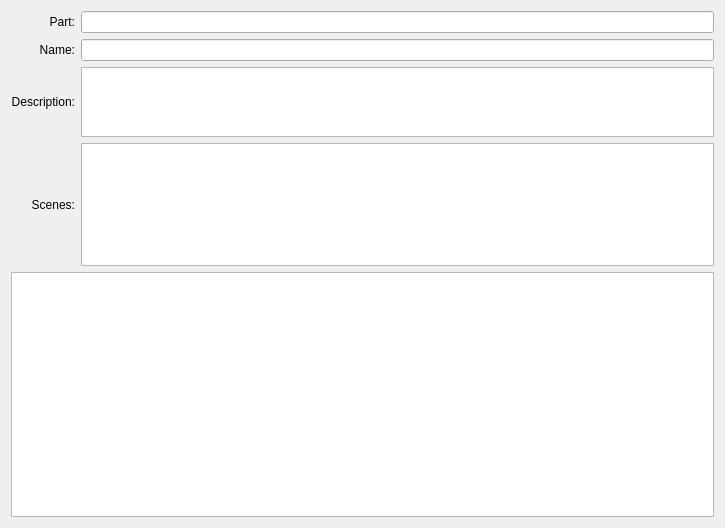
<?xml version="1.0" encoding="UTF-8"?>
<ui version="4.0">
 <class>cChapterWindow</class>
 <widget class="QWidget" name="cChapterWindow">
  <property name="geometry">
   <rect>
    <x>0</x>
    <y>0</y>
    <width>725</width>
    <height>528</height>
   </rect>
  </property>
  <property name="windowTitle">
   <string>Form</string>
  </property>
  <layout class="QGridLayout" name="gridLayout_2">
   <item row="0" column="0">
    <layout class="QGridLayout" name="gridLayout" rowstretch="1,1,1,5,10">
     <item row="2" column="0">
      <widget class="QLabel" name="label_2">
       <property name="text">
        <string>Description:</string>
       </property>
       <property name="alignment">
        <set>Qt::AlignRight|Qt::AlignTrailing|Qt::AlignVCenter</set>
       </property>
      </widget>
     </item>
     <item row="4" column="0" colspan="2">
      <widget class="cTextEdit" name="m_lpText"/>
     </item>
     <item row="1" column="1">
      <widget class="cLineEdit" name="m_lpName"/>
     </item>
     <item row="3" column="0">
      <widget class="QLabel" name="label_3">
       <property name="text">
        <string>Scenes:</string>
       </property>
       <property name="alignment">
        <set>Qt::AlignRight|Qt::AlignTrailing|Qt::AlignVCenter</set>
       </property>
      </widget>
     </item>
     <item row="2" column="1">
      <widget class="cTextEdit" name="m_lpDescription"/>
     </item>
     <item row="1" column="0">
      <widget class="QLabel" name="label">
       <property name="text">
        <string>Name:</string>
       </property>
       <property name="alignment">
        <set>Qt::AlignRight|Qt::AlignTrailing|Qt::AlignVCenter</set>
       </property>
      </widget>
     </item>
     <item row="3" column="1">
      <widget class="cTreeView" name="m_lpSceneList">
       <property name="editTriggers">
        <set>QAbstractItemView::NoEditTriggers</set>
       </property>
       <property name="alternatingRowColors">
        <bool>true</bool>
       </property>
       <property name="rootIsDecorated">
        <bool>false</bool>
       </property>
       <attribute name="headerVisible">
        <bool>false</bool>
       </attribute>
      </widget>
     </item>
     <item row="0" column="0">
      <widget class="QLabel" name="label_4">
       <property name="text">
        <string>Part:</string>
       </property>
       <property name="alignment">
        <set>Qt::AlignRight|Qt::AlignTrailing|Qt::AlignVCenter</set>
       </property>
      </widget>
     </item>
     <item row="0" column="1">
      <widget class="cLineEdit" name="m_lpPart">
       <property name="readOnly">
        <bool>true</bool>
       </property>
      </widget>
     </item>
    </layout>
   </item>
  </layout>
 </widget>
 <customwidgets>
  <customwidget>
   <class>cTextEdit</class>
   <extends>QTextEdit</extends>
   <header>ctextedit.h</header>
  </customwidget>
  <customwidget>
   <class>cLineEdit</class>
   <extends>QLineEdit</extends>
   <header>clineedit.h</header>
  </customwidget>
  <customwidget>
   <class>cTreeView</class>
   <extends>QTreeView</extends>
   <header>ctreeview.h</header>
  </customwidget>
 </customwidgets>
 <tabstops>
  <tabstop>m_lpName</tabstop>
  <tabstop>m_lpDescription</tabstop>
  <tabstop>m_lpSceneList</tabstop>
  <tabstop>m_lpText</tabstop>
 </tabstops>
 <resources/>
 <connections/>
</ui>
